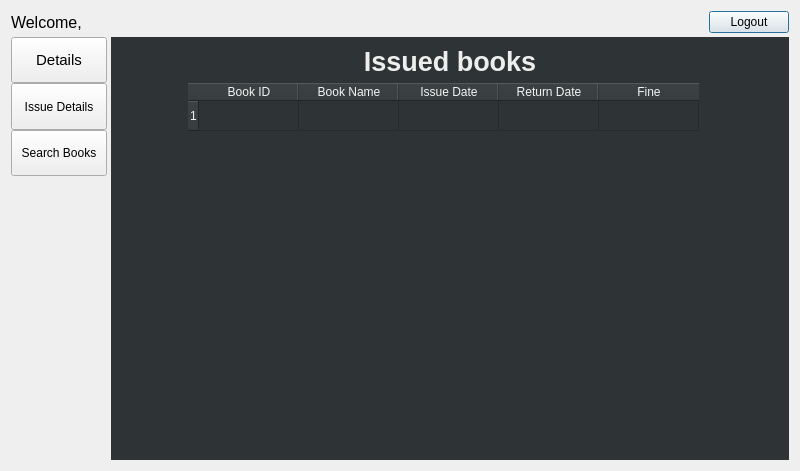
<?xml version="1.0" encoding="UTF-8"?>
<ui version="4.0">
 <class>student_page</class>
 <widget class="QDialog" name="student_page">
  <property name="geometry">
   <rect>
    <x>0</x>
    <y>0</y>
    <width>800</width>
    <height>471</height>
   </rect>
  </property>
  <property name="windowTitle">
   <string>Library Management</string>
  </property>
  <layout class="QGridLayout" name="gridLayout">
   <property name="spacing">
    <number>0</number>
   </property>
   <item row="0" column="0" colspan="3">
    <layout class="QHBoxLayout" name="horizontalLayout_4">
     <property name="bottomMargin">
      <number>4</number>
     </property>
     <item>
      <widget class="QLabel" name="label_4">
       <property name="maximumSize">
        <size>
         <width>16777215</width>
         <height>30</height>
        </size>
       </property>
       <property name="font">
        <font>
         <pointsize>12</pointsize>
        </font>
       </property>
       <property name="text">
        <string>Welcome,</string>
       </property>
      </widget>
     </item>
     <item alignment="Qt::AlignRight">
      <widget class="QPushButton" name="pushButton_4">
       <property name="cursor">
        <cursorShape>PointingHandCursor</cursorShape>
       </property>
       <property name="styleSheet">
        <string notr="true"/>
       </property>
       <property name="text">
        <string>Logout</string>
       </property>
       <property name="flat">
        <bool>false</bool>
       </property>
      </widget>
     </item>
    </layout>
   </item>
   <item row="4" column="0">
    <layout class="QVBoxLayout" name="verticalLayout" stretch="0,0,0,0">
     <property name="spacing">
      <number>0</number>
     </property>
     <property name="sizeConstraint">
      <enum>QLayout::SetDefaultConstraint</enum>
     </property>
     <property name="leftMargin">
      <number>0</number>
     </property>
     <property name="rightMargin">
      <number>4</number>
     </property>
     <item>
      <widget class="QPushButton" name="pushButton">
       <property name="enabled">
        <bool>true</bool>
       </property>
       <property name="sizePolicy">
        <sizepolicy hsizetype="Minimum" vsizetype="MinimumExpanding">
         <horstretch>0</horstretch>
         <verstretch>0</verstretch>
        </sizepolicy>
       </property>
       <property name="minimumSize">
        <size>
         <width>0</width>
         <height>0</height>
        </size>
       </property>
       <property name="font">
        <font>
         <pointsize>11</pointsize>
        </font>
       </property>
       <property name="cursor">
        <cursorShape>PointingHandCursor</cursorShape>
       </property>
       <property name="focusPolicy">
        <enum>Qt::StrongFocus</enum>
       </property>
       <property name="styleSheet">
        <string notr="true">border-bottom-color: rgb(85, 87, 83);</string>
       </property>
       <property name="text">
        <string>Details</string>
       </property>
       <property name="iconSize">
        <size>
         <width>18</width>
         <height>18</height>
        </size>
       </property>
       <property name="checkable">
        <bool>false</bool>
       </property>
       <property name="autoDefault">
        <bool>true</bool>
       </property>
       <property name="default">
        <bool>false</bool>
       </property>
       <property name="flat">
        <bool>false</bool>
       </property>
      </widget>
     </item>
     <item>
      <widget class="QPushButton" name="pushButton_2">
       <property name="sizePolicy">
        <sizepolicy hsizetype="Minimum" vsizetype="Expanding">
         <horstretch>0</horstretch>
         <verstretch>0</verstretch>
        </sizepolicy>
       </property>
       <property name="sizeIncrement">
        <size>
         <width>0</width>
         <height>0</height>
        </size>
       </property>
       <property name="baseSize">
        <size>
         <width>0</width>
         <height>0</height>
        </size>
       </property>
       <property name="cursor">
        <cursorShape>PointingHandCursor</cursorShape>
       </property>
       <property name="text">
        <string>Issue Details</string>
       </property>
       <property name="flat">
        <bool>false</bool>
       </property>
      </widget>
     </item>
     <item>
      <widget class="QPushButton" name="pushButton_3">
       <property name="sizePolicy">
        <sizepolicy hsizetype="Minimum" vsizetype="Expanding">
         <horstretch>0</horstretch>
         <verstretch>0</verstretch>
        </sizepolicy>
       </property>
       <property name="cursor">
        <cursorShape>PointingHandCursor</cursorShape>
       </property>
       <property name="text">
        <string>  Search Books  </string>
       </property>
       <property name="default">
        <bool>false</bool>
       </property>
       <property name="flat">
        <bool>false</bool>
       </property>
      </widget>
     </item>
     <item>
      <spacer name="verticalSpacer">
       <property name="orientation">
        <enum>Qt::Vertical</enum>
       </property>
       <property name="sizeHint" stdset="0">
        <size>
         <width>20</width>
         <height>284</height>
        </size>
       </property>
      </spacer>
     </item>
    </layout>
   </item>
   <item row="4" column="2" rowspan="5">
    <widget class="QStackedWidget" name="stackedWidget">
     <property name="styleSheet">
      <string notr="true">background-color: rgb(46, 52, 54);</string>
     </property>
     <property name="currentIndex">
      <number>1</number>
     </property>
     <widget class="QWidget" name="page_detail">
      <layout class="QGridLayout" name="gridLayout_2">
       <item row="1" column="3">
        <widget class="QGraphicsView" name="graphicsView">
         <property name="minimumSize">
          <size>
           <width>153</width>
           <height>167</height>
          </size>
         </property>
         <property name="styleSheet">
          <string notr="true">background-color: rgb(238, 238, 236);</string>
         </property>
        </widget>
       </item>
       <item row="1" column="0">
        <spacer name="horizontalSpacer">
         <property name="orientation">
          <enum>Qt::Horizontal</enum>
         </property>
         <property name="sizeHint" stdset="0">
          <size>
           <width>124</width>
           <height>20</height>
          </size>
         </property>
        </spacer>
       </item>
       <item row="1" column="4">
        <spacer name="horizontalSpacer_3">
         <property name="orientation">
          <enum>Qt::Horizontal</enum>
         </property>
         <property name="sizeHint" stdset="0">
          <size>
           <width>136</width>
           <height>20</height>
          </size>
         </property>
        </spacer>
       </item>
       <item row="0" column="3">
        <spacer name="verticalSpacer_7">
         <property name="orientation">
          <enum>Qt::Vertical</enum>
         </property>
         <property name="sizeHint" stdset="0">
          <size>
           <width>20</width>
           <height>103</height>
          </size>
         </property>
        </spacer>
       </item>
       <item row="1" column="2">
        <spacer name="horizontalSpacer_5">
         <property name="orientation">
          <enum>Qt::Horizontal</enum>
         </property>
         <property name="sizeHint" stdset="0">
          <size>
           <width>271</width>
           <height>20</height>
          </size>
         </property>
        </spacer>
       </item>
       <item row="0" column="0" colspan="3">
        <widget class="QLabel" name="label">
         <property name="font">
          <font>
           <pointsize>20</pointsize>
           <weight>75</weight>
           <bold>true</bold>
          </font>
         </property>
         <property name="styleSheet">
          <string notr="true">color: rgb(238, 238, 236);</string>
         </property>
         <property name="text">
          <string>  Student's Detail</string>
         </property>
        </widget>
       </item>
       <item row="2" column="3">
        <spacer name="verticalSpacer_9">
         <property name="orientation">
          <enum>Qt::Vertical</enum>
         </property>
         <property name="sizeHint" stdset="0">
          <size>
           <width>20</width>
           <height>123</height>
          </size>
         </property>
        </spacer>
       </item>
       <item row="1" column="1">
        <layout class="QVBoxLayout" name="verticalLayout_2">
         <item>
          <widget class="QLabel" name="label_detail_name">
           <property name="font">
            <font>
             <pointsize>13</pointsize>
            </font>
           </property>
           <property name="styleSheet">
            <string notr="true">color: rgb(238, 238, 236);</string>
           </property>
           <property name="text">
            <string>Name is ginna be here0000</string>
           </property>
          </widget>
         </item>
         <item>
          <widget class="QLabel" name="label_detail_roll">
           <property name="font">
            <font>
             <pointsize>13</pointsize>
            </font>
           </property>
           <property name="styleSheet">
            <string notr="true">color: rgb(238, 238, 236);</string>
           </property>
           <property name="text">
            <string>Roll no.</string>
           </property>
          </widget>
         </item>
         <item>
          <widget class="QLabel" name="label_detail_course">
           <property name="font">
            <font>
             <pointsize>13</pointsize>
            </font>
           </property>
           <property name="styleSheet">
            <string notr="true">color: rgb(238, 238, 236);</string>
           </property>
           <property name="text">
            <string>BEI</string>
           </property>
          </widget>
         </item>
         <item>
          <widget class="QLabel" name="label_detail_year">
           <property name="font">
            <font>
             <pointsize>13</pointsize>
            </font>
           </property>
           <property name="styleSheet">
            <string notr="true">color: rgb(238, 238, 236);</string>
           </property>
           <property name="text">
            <string>Year</string>
           </property>
          </widget>
         </item>
         <item>
          <widget class="QLabel" name="label_detail_part">
           <property name="font">
            <font>
             <pointsize>13</pointsize>
            </font>
           </property>
           <property name="styleSheet">
            <string notr="true">color: rgb(238, 238, 236);
</string>
           </property>
           <property name="text">
            <string>Part</string>
           </property>
          </widget>
         </item>
        </layout>
       </item>
      </layout>
     </widget>
     <widget class="QWidget" name="page_issue_detail">
      <layout class="QGridLayout" name="gridLayout_3">
       <item row="1" column="0">
        <spacer name="horizontalSpacer_2">
         <property name="orientation">
          <enum>Qt::Horizontal</enum>
         </property>
         <property name="sizeHint" stdset="0">
          <size>
           <width>40</width>
           <height>20</height>
          </size>
         </property>
        </spacer>
       </item>
       <item row="1" column="1" colspan="2">
        <widget class="QTableWidget" name="tableWidget_issuedBooks">
         <property name="sizePolicy">
          <sizepolicy hsizetype="Expanding" vsizetype="Expanding">
           <horstretch>0</horstretch>
           <verstretch>0</verstretch>
          </sizepolicy>
         </property>
         <property name="font">
          <font>
           <kerning>true</kerning>
          </font>
         </property>
         <property name="styleSheet">
          <string notr="true">color: rgb(243, 243, 243);</string>
         </property>
         <property name="frameShape">
          <enum>QFrame::NoFrame</enum>
         </property>
         <property name="sizeAdjustPolicy">
          <enum>QAbstractScrollArea::AdjustToContents</enum>
         </property>
         <property name="editTriggers">
          <set>QAbstractItemView::NoEditTriggers</set>
         </property>
         <property name="alternatingRowColors">
          <bool>false</bool>
         </property>
         <property name="sortingEnabled">
          <bool>false</bool>
         </property>
         <property name="cornerButtonEnabled">
          <bool>true</bool>
         </property>
         <row>
          <property name="text">
           <string>1</string>
          </property>
          <property name="textAlignment">
           <set>AlignLeading|AlignVCenter</set>
          </property>
         </row>
         <column>
          <property name="text">
           <string>Book ID</string>
          </property>
         </column>
         <column>
          <property name="text">
           <string>Book Name</string>
          </property>
         </column>
         <column>
          <property name="text">
           <string>Issue Date</string>
          </property>
         </column>
         <column>
          <property name="text">
           <string>Return Date</string>
          </property>
         </column>
         <column>
          <property name="text">
           <string>Fine</string>
          </property>
         </column>
        </widget>
       </item>
       <item row="1" column="3">
        <spacer name="horizontalSpacer_4">
         <property name="orientation">
          <enum>Qt::Horizontal</enum>
         </property>
         <property name="sizeHint" stdset="0">
          <size>
           <width>40</width>
           <height>20</height>
          </size>
         </property>
        </spacer>
       </item>
       <item row="0" column="0" colspan="4">
        <widget class="QLabel" name="label_2">
         <property name="font">
          <font>
           <pointsize>20</pointsize>
           <weight>75</weight>
           <bold>true</bold>
          </font>
         </property>
         <property name="styleSheet">
          <string notr="true">color: rgb(238, 238, 236);</string>
         </property>
         <property name="text">
          <string>Issued books</string>
         </property>
         <property name="alignment">
          <set>Qt::AlignCenter</set>
         </property>
         <property name="margin">
          <number>18</number>
         </property>
        </widget>
       </item>
      </layout>
     </widget>
     <widget class="QWidget" name="page_search_book">
      <layout class="QGridLayout" name="gridLayout_4">
       <item row="0" column="0">
        <widget class="QLabel" name="label_3">
         <property name="text">
          <string>3</string>
         </property>
        </widget>
       </item>
      </layout>
     </widget>
    </widget>
   </item>
  </layout>
 </widget>
 <resources/>
 <connections/>
</ui>
